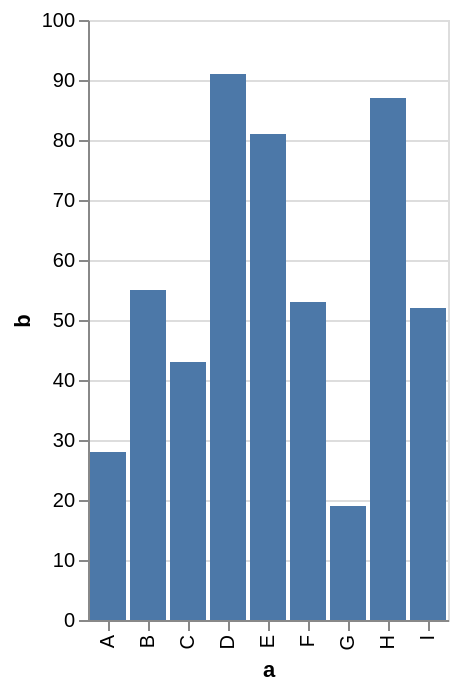

The Vega-Lite source for this figure:
### Vega-Lite specification from a JSON file in a GitHub repository (floating-point values rounded to 4 significant figures)
{"$schema": "https://vega.github.io/schema/vega-lite/v6.json", "description": "A simple bar chart with embedded data.", "data": {"values": [{"a": "A", "b": "28"}, {"a": "B", "b": "55"}, {"a": "C", "b": "43"}, {"a": "D", "b": "91"}, {"a": "E", "b": "81"}, {"a": "F", "b": "53"}, {"a": "G", "b": "19"}, {"a": "H", "b": "87"}, {"a": "I", "b": "52"}]}, "mark": "bar", "encoding": {"x": {"field": "a", "type": "ordinal"}, "y": {"field": "b", "type": "quantitative"}}}
